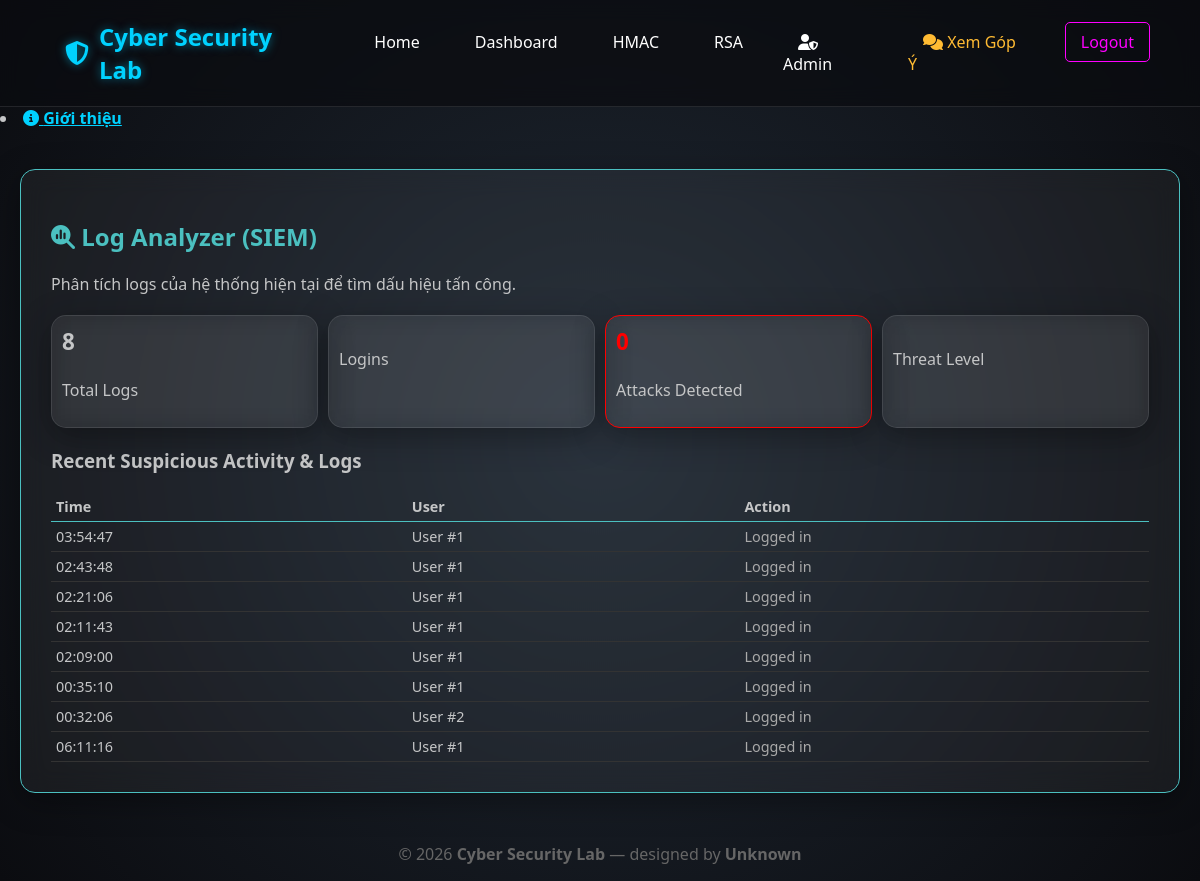
The app's page /pentest_blue (signed in) with its own data.
### app.py (models this page shows)
class AuditLog(db.Model):
    id = db.Column(db.Integer, primary_key=True)
    user_id = db.Column(db.Integer, db.ForeignKey('user.id'))
    action = db.Column(db.String(200))
    timestamp = db.Column(db.DateTime, default=datetime.utcnow)

### app.py (the view)
@app.route('/pentest_blue')
@login_required
def pentest_blue():
    l = AuditLog.query.order_by(AuditLog.timestamp.desc()).limit(20).all()
    c = AuditLog.query.filter(AuditLog.action.contains('Attack')).count()
    return render_template('pentest_blue.html', logs=l, stats={'total':AuditLog.query.count(),'attacks':c})

### app.py (called while the page is built)
@login_manager.user_loader
def load_user(user_id):
    return User.query.get(int(user_id))

### templates/pentest_blue.html (shortened to what this page needs)
{% extends "base.html" %}
{% block content %}
<div class="tool-box" style="border-color: #4bc0c0;">
    <h2 style="color: #4bc0c0;"><i class="fa-solid fa-magnifying-glass-chart"></i> Log Analyzer (SIEM)</h2>
    <p>Phân tích logs của hệ thống hiện tại để tìm dấu hiệu tấn công.</p>
    <div class="dashboard-grid" style="grid-template-columns: repeat(4, 1fr); gap: 10px; margin-bottom: 20px;">
        <div class="card" style="padding: 10px;"><h3>{{ stats.total }}</h3><p>Total Logs</p></div>
        <div class="card" style="padding: 10px;"><h3>{{ stats.logins }}</h3><p>Logins</p></div>
        <div class="card" style="padding: 10px; border-color: red;"><h3 style="color: red;">{{ stats.attacks }}</h3><p>Attacks Detected</p></div>
        <div class="card" style="padding: 10px;"><h3>{{ stats.status }}</h3><p>Threat Level</p></div>
    </div>
    <h3>Recent Suspicious Activity & Logs</h3>
    <table style="width: 100%; border-collapse: collapse; font-size: 0.9rem;">
        <thead>
            <tr style="border-bottom: 1px solid #4bc0c0;">
                <th style="text-align: left; padding: 5px;">Time</th>
                <th style="text-align: left; padding: 5px;">User</th>
                <th style="text-align: left; padding: 5px;">Action</th>
            </tr>
        </thead>
        <tbody>
            {% for log in logs %}
            <tr style="border-bottom: 1px solid #333;">
                <td style="padding: 5px;">{{ log.timestamp.strftime('%H:%M:%S') }}</td>
                <td style="padding: 5px;">User #{{ log.user_id }}</td>
                <td style="padding: 5px; color: {% if 'Attack' in log.action %}#ff4444{% else %}#aaa{% endif %}; ">
                    {{ log.action }}
                </td>
            </tr>
            {% endfor %}
        </tbody>
    </table>
</div>
{% endblock %}

### static/style.css (style rules this page uses)
:root { --primary-color: #00d2ff; --secondary-color: #ff00ff; --bg-color: #0b0c10; --glass-bg: rgba(255, 255, 255, 0.05); --glass-border: 1px solid rgba(255, 255, 255, 0.1); --text-color: #c5c6c7; }
body { margin: 0; padding: 0; font-family: 'Segoe UI', Tahoma, Geneva, Verdana, sans-serif; background-color: var(--bg-color); color: var(--text-color); overflow-x: hidden; }
.tool-box, .card, .login-container { background: var(--glass-bg); backdrop-filter: blur(12px); -webkit-backdrop-filter: blur(12px); border: var(--glass-border); border-radius: 15px; padding: 30px; box-shadow: 0 8px 32px 0 rgba(0, 0, 0, 0.37); transition: transform 0.3s ease, box-shadow 0.3s ease; }
.tool-box { margin-bottom: 30px; }
.card h3 { margin-top: 0; font-size: 1.4rem; }
.dashboard-grid { display: grid; grid-template-columns: repeat(auto-fill, minmax(280px, 1fr)); gap: 25px; margin-top: 20px; }

### records on screen
AuditLog: timestamp "03:54:47", user_id "1", action "Logged in"
AuditLog: timestamp "02:43:48", user_id "1", action "Logged in"
AuditLog: timestamp "02:21:06", user_id "1", action "Logged in"
AuditLog: timestamp "02:11:43", user_id "1", action "Logged in"
AuditLog: timestamp "02:09:00", user_id "1", action "Logged in"
AuditLog: timestamp "00:35:10", user_id "1", action "Logged in"
AuditLog: timestamp "00:32:06", user_id "2", action "Logged in"
AuditLog: timestamp "06:11:16", user_id "1", action "Logged in"

### other values on screen
{{ stats.total }} "8"
